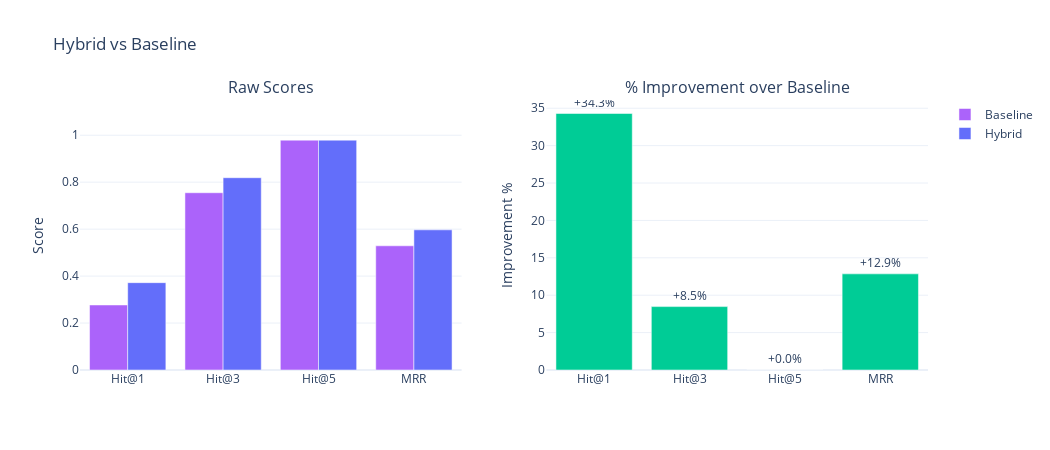

The cell this chart's notebook holds for it:
### Markdown cell above
## Improvement Over Baseline

### Code cell
baseline = results['Baseline']
hybrid = results['Hybrid (optimized)']

metrics_names = ['Hit@1', 'Hit@3', 'Hit@5', 'MRR']
baseline_vals = [baseline[m] for m in metrics_names]
hybrid_vals   = [hybrid[m] for m in metrics_names]
improvements  = [((h - b) / b) * 100 for h, b in zip(hybrid_vals, baseline_vals)]

fig = make_subplots(rows=1, cols=2, subplot_titles=("Raw Scores", "% Improvement over Baseline"))

# Raw scores
fig.add_trace(go.Bar(
    name='Baseline', x=metrics_names, y=baseline_vals,
    marker_color='#AB63FA'
), row=1, col=1)

fig.add_trace(go.Bar(
    name='Hybrid', x=metrics_names, y=hybrid_vals,
    marker_color='#636EFA'
), row=1, col=1)

# Improvement bars
bar_colors = ['#00CC96' if v > 0 else '#EF553B' for v in improvements]
fig.add_trace(go.Bar(
    x=metrics_names, y=improvements,
    marker_color=bar_colors,
    text=[f"+{v:.1f}%" for v in improvements],
    textposition='outside',
    showlegend=False
), row=1, col=2)

fig.update_layout(
    title="Hybrid vs Baseline",
    barmode='group',
    height=450, width=1050,
    template='plotly_white'
)
fig.update_yaxes(title_text="Score", range=[0, 1.15], row=1, col=1)
fig.update_yaxes(title_text="Improvement %", row=1, col=2)
fig.show()

### Figure 1 — Plotly figure (JSON) as saved in the notebook; plotly's stock layout.template omitted (floating-point values rounded to 4 significant figures)
{"data": [{"marker": {"color": "#AB63FA"}, "name": "Baseline", "type": "bar", "x": ["Hit@1", "Hit@3", "Hit@5", "MRR"], "xaxis": "x", "y": [0.277, 0.755, 0.979, 0.529], "yaxis": "y"}, {"marker": {"color": "#636EFA"}, "name": "Hybrid", "type": "bar", "x": ["Hit@1", "Hit@3", "Hit@5", "MRR"], "xaxis": "x", "y": [0.372, 0.819, 0.979, 0.597], "yaxis": "y"}, {"marker": {"color": ["#00CC96", "#00CC96", "#EF553B", "#00CC96"]}, "showlegend": false, "text": ["+34.3%", "+8.5%", "+0.0%", "+12.9%"], "textposition": "outside", "type": "bar", "x": ["Hit@1", "Hit@3", "Hit@5", "MRR"], "xaxis": "x2", "y": [34.3, 8.477, 0, 12.85], "yaxis": "y2"}], "layout": {"annotations": [{"font": {"size": 16}, "showarrow": false, "text": "Raw Scores", "x": 0.225, "xanchor": "center", "xref": "paper", "y": 1, "yanchor": "bottom", "yref": "paper"}, {"font": {"size": 16}, "showarrow": false, "text": "% Improvement over Baseline", "x": 0.775, "xanchor": "center", "xref": "paper", "y": 1, "yanchor": "bottom", "yref": "paper"}], "barmode": "group", "height": 450, "title": {"text": "Hybrid vs Baseline"}, "width": 1050, "xaxis": {"anchor": "y", "domain": [0, 0.45]}, "xaxis2": {"anchor": "y2", "domain": [0.55, 1]}, "yaxis": {"anchor": "x", "domain": [0, 1], "range": [0, 1.15], "title": {"text": "Score"}}, "yaxis2": {"anchor": "x2", "domain": [0, 1], "title": {"text": "Improvement %"}}}}
